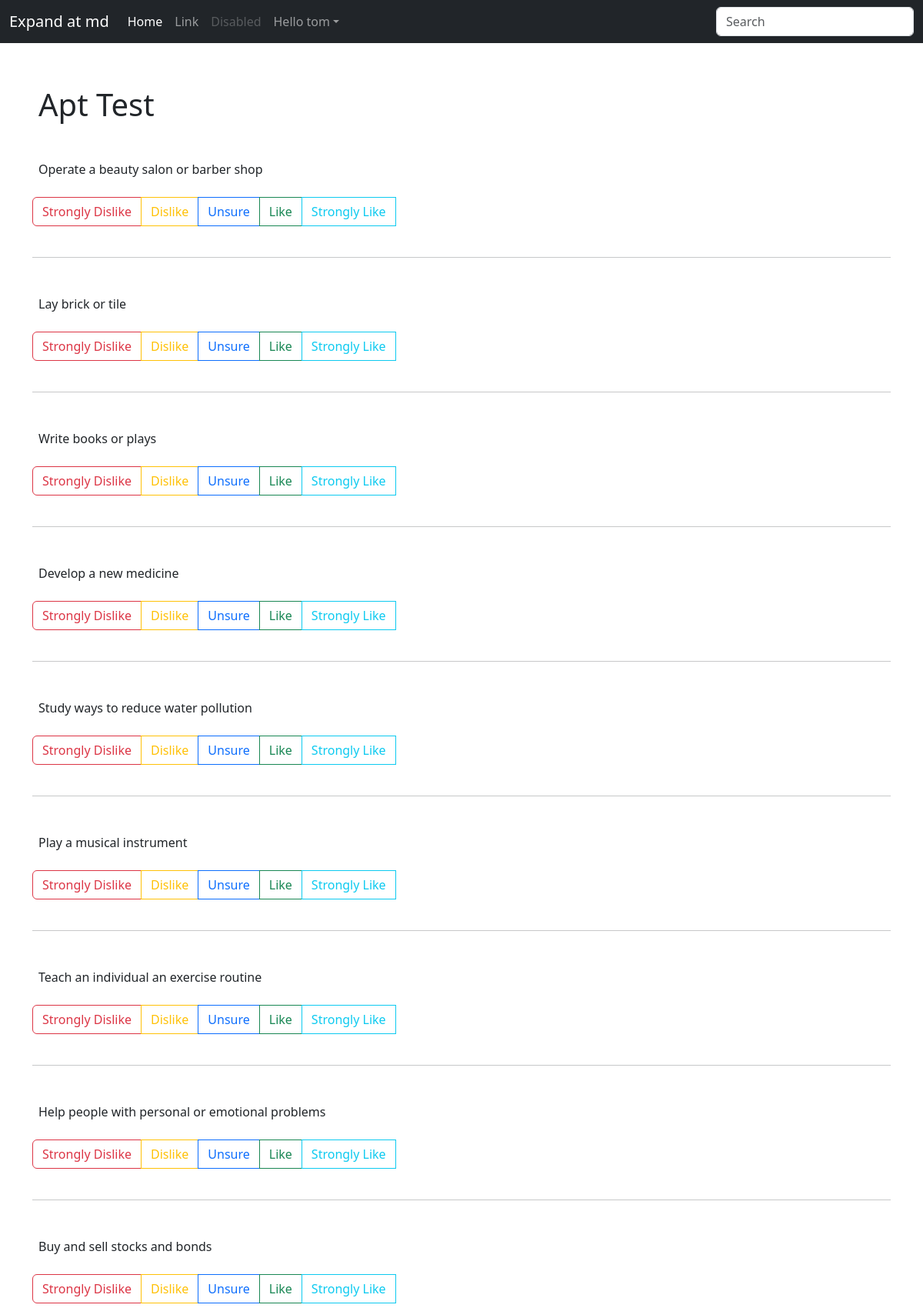
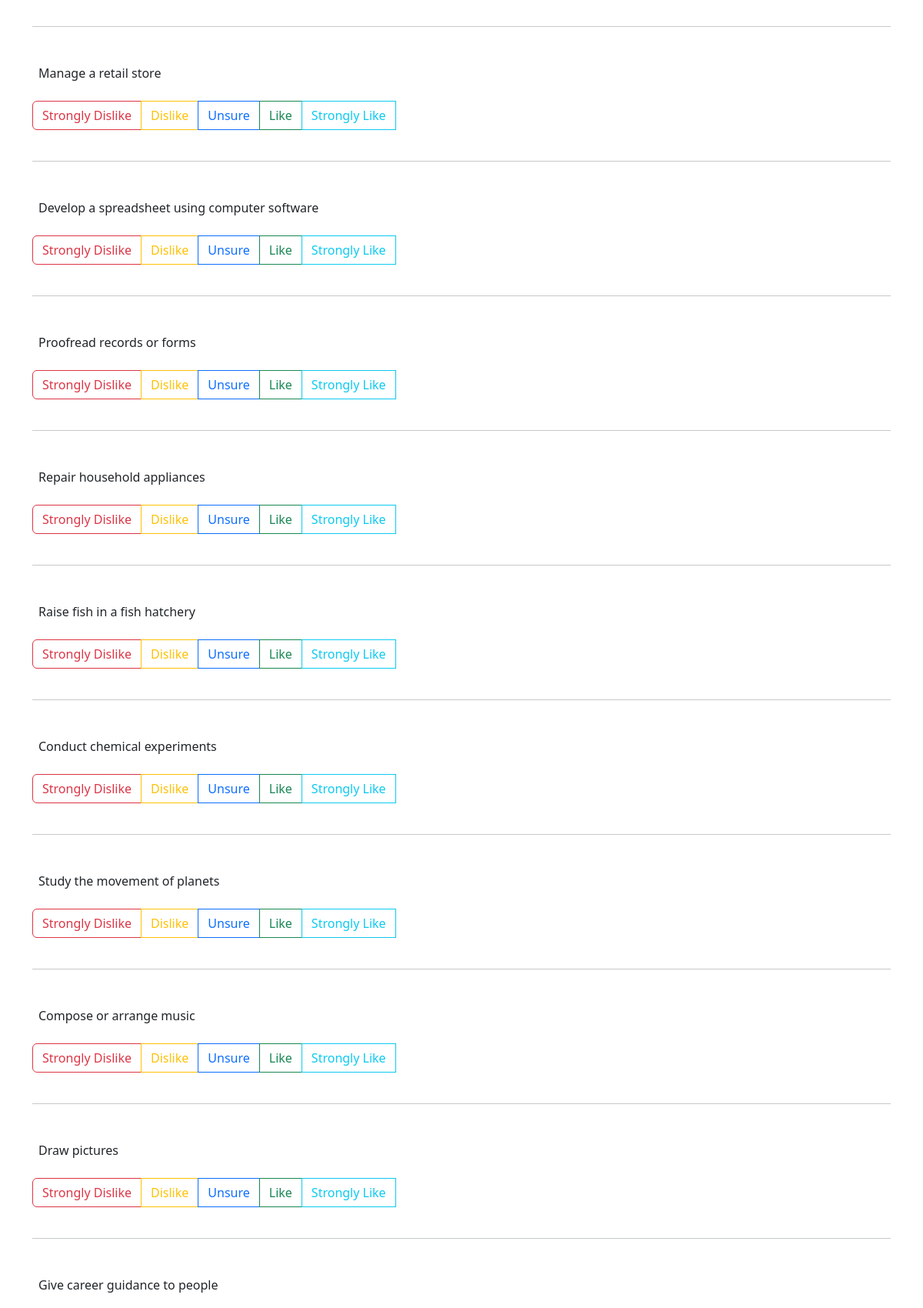
Screenshot of /quiz/apt-test/ (signed in, upper part) with the database file from the repository (2 pictures, top to bottom).
### AptTest/models.py (models this page shows, shortened)
class Quiz(models.Model):
    name = models.CharField(max_length=256, default= 'quiz')
    questions = models.ManyToManyField('Question', related_name= 'quiz_questions')
    score_key = models.JSONField(default=dict)

class Question(models.Model):
    question = models.CharField(max_length=200,null=True)
    choices = models.ForeignKey(Choices, on_delete= models.CASCADE, null= True)
    trait_pos = models.CharField(max_length=350, null= True)
    def __str__(self):
        return self.question

class Choices(models.Model):
    ch1 = models.CharField(max_length=200,null=True)
    ch2 = models.CharField(max_length=200,null=True)
    ch3 = models.CharField(max_length=200,null=True)
    ch4 = models.CharField(max_length=200,null=True)
    ch5 = models.CharField(max_length=200,null=True)
    ch6 = models.CharField(max_length=200,null=True)

### AptTest/views.py (the view)
# urls.py: path('apt-test/', views.apt_test, name = 'apt_test'),
def apt_test(request):
    SCORE_KEY = {"Realistic": 20, "Investigative": 20, "Artistic": 20, "Social": 20, "Enterprising": 20, "Conventional": 20}
    quiz = Quiz.objects.get(name= 'Apt Test')
    questions = quiz.questions.all()
    if request.method == 'POST':
        result, created = Result.objects.get_or_create(user= request.user, quiz= quiz)
        result.result = SCORE_KEY
        result.save()
        for q in questions:
            name = 'vbtn-radio ' + str(q.pk)
            user_answer = request.POST.get(name)
            answer=q.score_ans(user_answer)
            if len(answer[0]) > 1:
               for trait in answer[0]:
                   result.result[trait] += answer[1]
            else:
                trait = ''.join(answer[0])
                result.result[trait] += answer[1]
            result.save()
        result.result_as_percent = result.calc_result_percent()
        result.save()
        quiz.completed = True
        quiz.save()
        return redirect('AptTest:results', pk=int(quiz.pk))
    else:
        return render(request, 'apt_test.html', {'quiz':quiz, 'questions': questions})

### AptTest/templates/apt_test.html (shortened to what this page needs)
{% extends 'base.html' %}
{% block body_block %}
<!DOCTYPE html>
<html>
<head>
</head>
<body>
    <div class="container">
    <h1 class="p-2">{{quiz.name}}</h1>
        <form method="POST" action="">
            {% for q in questions %}
            <div class="py-4 ">
                <div class="p-2">
                    <p>{{q}}</p>
                </div>
                <div class="btn-group" role="group" aria-label="radio toggle button group">
                    <label class="btn btn-outline-danger" for="vbtn-radio1 {{q.pk}}">{{q.choices.ch1}}</label>
                    <label class="btn btn-outline-warning" for="vbtn-radio2 {{q.pk}}">{{q.choices.ch2}}</label>
                    <label class="btn btn-outline-primary" for="vbtn-radio3 {{q.pk}}">{{q.choices.ch3}}</label>
                    <label class="btn btn-outline-success" for="vbtn-radio4 {{q.pk}}">{{q.choices.ch4}}</label>
                    <label class="btn btn-outline-info" for="vbtn-radio5 {{q.pk}}">{{q.choices.ch5}}</label>
                    <br>
                </div>
            <br>
        </div>
        <hr>
            {% endfor %}
        </form>
    </div>
</body>
</html>
{% endblock %}

### templates/base.html (shortened to what this page needs)
<!DOCTYPE html>
<html lang="en">
<head>
    <link href="https://cdn.jsdelivr.net/npm/bootstrap@5.3.0-alpha3/dist/css/bootstrap.min.css" rel="stylesheet">
</head>
  <nav class="navbar navbar-expand-md navbar-dark bg-dark" aria-label="Fourth navbar example">
    <div class="container-fluid">
      <a class="navbar-brand" href="#">Expand at md</a>
      <div class="collapse navbar-collapse" id="navbarsExample04">
        <ul class="navbar-nav me-auto mb-2 mb-md-0">
          <li class="nav-item">
            <a class="nav-link active" aria-current="page" href="#">Home</a>
          </li>
          <li class="nav-item">
            <a class="nav-link" href="#">Link</a>
          </li>
          <li class="nav-item">
            <a class="nav-link disabled">Disabled</a>
          </li>
          {% if user.is_authenticated %}
          <li class="nav-item dropdown">
            <a class="nav-link dropdown-toggle" href="#" data-bs-toggle="dropdown" aria-expanded="false">Hello {{user}}</a>
          </li>
          {% endif %}
        </ul>
        <form role="search">
          <input class="form-control" type="search" placeholder="Search" aria-label="Search">
        </form>
      </div>
    </div>
  </nav>
  <br>
  <br>
  <body>
    {% block body_block %}
    {% endblock %}
  </body>
</html>

### rows the page displays
Quiz: name "Apt Test"
Question: question "Operate a beauty salon or barber shop", choices.ch1 "Strongly Dislike", choices.ch2 "Dislike", choices.ch3 "Unsure", choices.ch4 "Like", choices.ch5 "Strongly Like"
Question: question "Lay brick or tile", choices.ch1 "Strongly Dislike", choices.ch2 "Dislike", choices.ch3 "Unsure", choices.ch4 "Like", choices.ch5 "Strongly Like"
Question: question "Write books or plays", choices.ch1 "Strongly Dislike", choices.ch2 "Dislike", choices.ch3 "Unsure", choices.ch4 "Like", choices.ch5 "Strongly Like"
Question: question "Develop a new medicine", choices.ch1 "Strongly Dislike", choices.ch2 "Dislike", choices.ch3 "Unsure", choices.ch4 "Like", choices.ch5 "Strongly Like"
Question: question "Study ways to reduce water pollution", choices.ch1 "Strongly Dislike", choices.ch2 "Dislike", choices.ch3 "Unsure", choices.ch4 "Like", choices.ch5 "Strongly Like"
Question: question "Play a musical instrument", choices.ch1 "Strongly Dislike", choices.ch2 "Dislike", choices.ch3 "Unsure", choices.ch4 "Like", choices.ch5 "Strongly Like"
Question: question "Teach an individual an exercise routine", choices.ch1 "Strongly Dislike", choices.ch2 "Dislike", choices.ch3 "Unsure", choices.ch4 "Like", choices.ch5 "Strongly Like"
Question: question "Help people with personal or emotional problems", choices.ch1 "Strongly Dislike", choices.ch2 "Dislike", choices.ch3 "Unsure", choices.ch4 "Like", choices.ch5 "Strongly Like"
Question: question "Buy and sell stocks and bonds", choices.ch1 "Strongly Dislike", choices.ch2 "Dislike", choices.ch3 "Unsure", choices.ch4 "Like", choices.ch5 "Strongly Like"
Question: question "Manage a retail store", choices.ch1 "Strongly Dislike", choices.ch2 "Dislike", choices.ch3 "Unsure", choices.ch4 "Like", choices.ch5 "Strongly Like"
Question: question "Develop a spreadsheet using computer software", choices.ch1 "Strongly Dislike", choices.ch2 "Dislike", choices.ch3 "Unsure", choices.ch4 "Like", choices.ch5 "Strongly Like"
Question: question "Proofread records or forms", choices.ch1 "Strongly Dislike", choices.ch2 "Dislike", choices.ch3 "Unsure", choices.ch4 "Like", choices.ch5 "Strongly Like"
Question: question "Repair household appliances", choices.ch1 "Strongly Dislike", choices.ch2 "Dislike", choices.ch3 "Unsure", choices.ch4 "Like", choices.ch5 "Strongly Like"
Question: question "Raise fish in a fish hatchery", choices.ch1 "Strongly Dislike", choices.ch2 "Dislike", choices.ch3 "Unsure", choices.ch4 "Like", choices.ch5 "Strongly Like"
Question: question "Conduct chemical experiments", choices.ch1 "Strongly Dislike", choices.ch2 "Dislike", choices.ch3 "Unsure", choices.ch4 "Like", choices.ch5 "Strongly Like"
Question: question "Study the movement of planets", choices.ch1 "Strongly Dislike", choices.ch2 "Dislike", choices.ch3 "Unsure", choices.ch4 "Like", choices.ch5 "Strongly Like"
Question: question "Compose or arrange music", choices.ch1 "Strongly Dislike", choices.ch2 "Dislike", choices.ch3 "Unsure", choices.ch4 "Like", choices.ch5 "Strongly Like"
Question: question "Draw pictures", choices.ch1 "Strongly Dislike", choices.ch2 "Dislike", choices.ch3 "Unsure", choices.ch4 "Like", choices.ch5 "Strongly Like"
Question: question "Give career guidance to people"

### other values shown
{{ user }} "tom"
